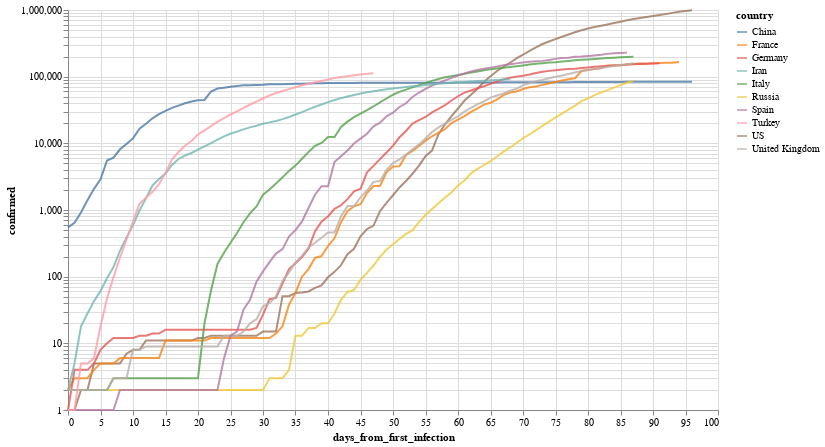

The cell this chart's notebook holds for it:
### Markdown cell above
Por ejemplo, evolución (interactiva!) de los paises con mas infectados

### Code cell
total_confirmed_by_country = global_df.groupby('country').confirmed.max().sort_values(ascending=False)
selected_countries = total_confirmed_by_country[total_confirmed_by_country > 1000].index

plot_df = global_df[
    (global_df.confirmed > 0) & 
    (global_df.country.isin(selected_countries[:10]))
].sort_values('date')

selection = alt.selection_multi(
    fields=['country'], 
    bind='legend', 
    init=[{'country': c} for c in selected_countries[:10]]
)


(
    alt.Chart(plot_df)
       .mark_line()
       .encode(
           x='days_from_first_infection', 
           y=alt.Y('confirmed', scale=alt.Scale(type='log')), 
           color='country',
           opacity=alt.condition(selection, alt.value(.8), alt.value(.05))
       ).add_selection(selection)
        .properties(width=650, height=400)
       
)

### Figure 1 — Vega-Lite specification as saved in the notebook (floating-point values rounded to 4 significant figures; data arrays with more than 128 entries replaced by an {"elided": "..."} marker saying what was removed)
{"config": {"view": {"continuousWidth": 400, "continuousHeight": 300}}, "data": {"name": "data-17727830628de08ce0d0454d7b0adc78"}, "mark": "line", "encoding": {"color": {"type": "nominal", "field": "country"}, "opacity": {"condition": {"value": 0.8, "selection": "selector001"}, "value": 0.05}, "x": {"type": "quantitative", "field": "days_from_first_infection"}, "y": {"type": "quantitative", "field": "confirmed", "scale": {"type": "log"}}}, "height": 400, "selection": {"selector001": {"type": "multi", "fields": ["country"], "bind": "legend", "init": [{"country": "US"}, {"country": "Spain"}, {"country": "Italy"}, {"country": "France"}, {"country": "Germany"}, {"country": "United Kingdom"}, {"country": "Turkey"}, {"country": "Iran"}, {"country": "Russia"}, {"country": "China"}]}}, "width": 650, "$schema": "https://vega.github.io/schema/vega-lite/v4.8.1.json", "datasets": {"data-17727830628de08ce0d0454d7b0adc78": {"elided": "849 records"}}}
